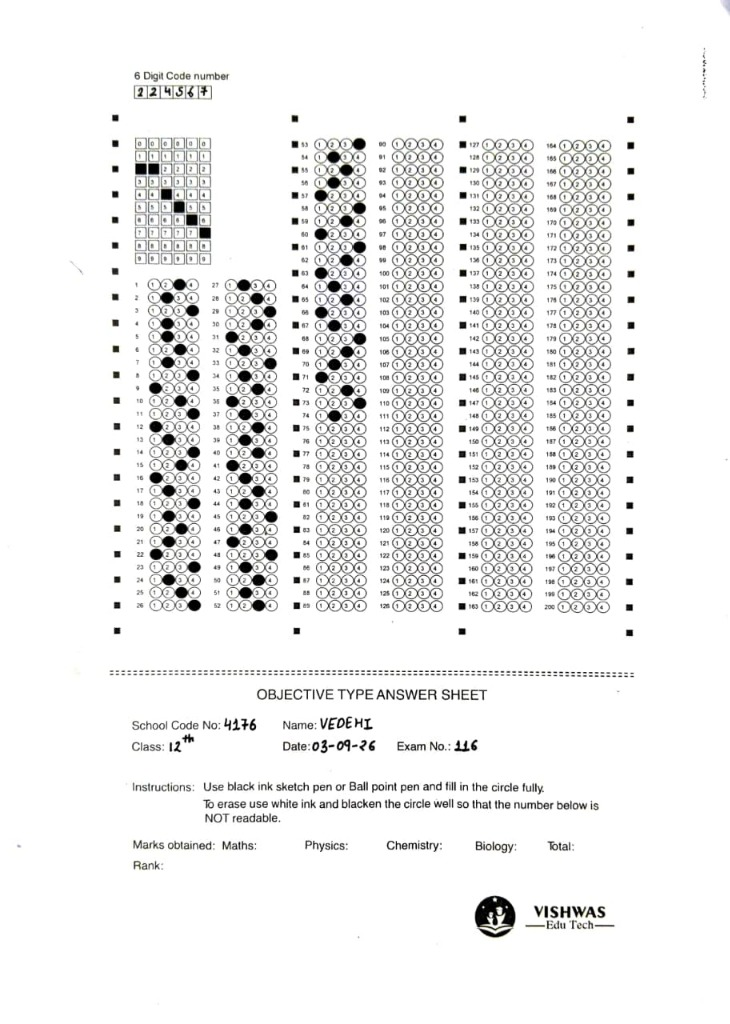
#> input picture apps/mobile/assets/samples/sample_1_vedehi_224567.jpg, 730 x 1024 px
$ python -i detect_page.py   (imports and definitions only)
#> lines starting #> are read from the running program, lines starting #| are printed output that depends on the picture; after the words box and inside, x2 and y2 are one past the last pixel; in counts of white or black regions, pixels touching at a corner belong together
"""
Document boundary and contour detector for OMR sheets matching OMRChecker CropPage.
"""
import cv2
import numpy as np
from typing import Optional, Tuple, List


# [28 lines left out: functions order_points, angle, check_max_cosine, not called in this run]


def detect_document_corners(gray_image: np.ndarray) -> np.ndarray:
    """
    Industrial-Grade OMR Page Boundary Detector (matching OMRChecker CropPage):
    1. First detects physical A4 paper boundaries on camera capture frames.
    2. Validates quad geometry (aspect ratio, rectangle max cosine).
    3. Validates corner fiducials if physical markers span the outer margins (>70% width/height).
    4. Seamlessly falls back to full image bounds for tight crops / digital scans.
    """
    h, w = gray_image.shape[:2]
#> h = 1024; w = 730

    # Strategy 1: OMRChecker CropPage paper contour analysis
    try:
        norm = cv2.normalize(gray_image, None, 0, 255, cv2.NORM_MINMAX)
        blurred = cv2.GaussianBlur(norm, (5, 5), 0)
        _, trunc = cv2.threshold(blurred, 205, 255, cv2.THRESH_TRUNC)
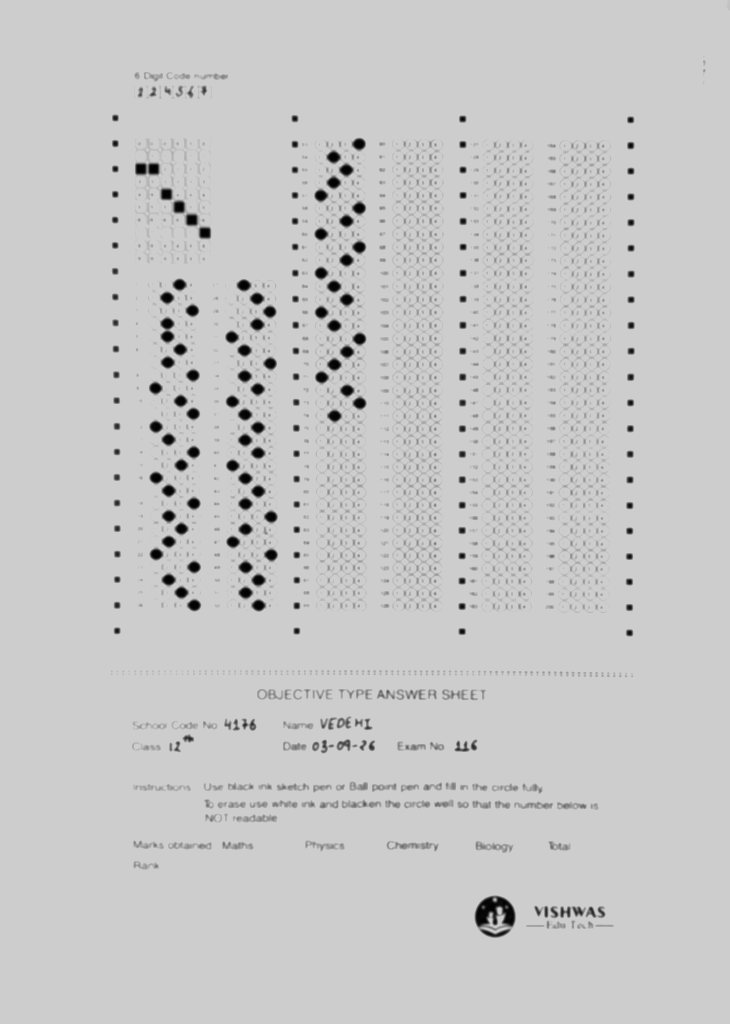
#> trunc: shape (1024, 730); min 1, max 205, mean 199.7
        trunc_norm = cv2.normalize(trunc, None, 0, 255, cv2.NORM_MINMAX)
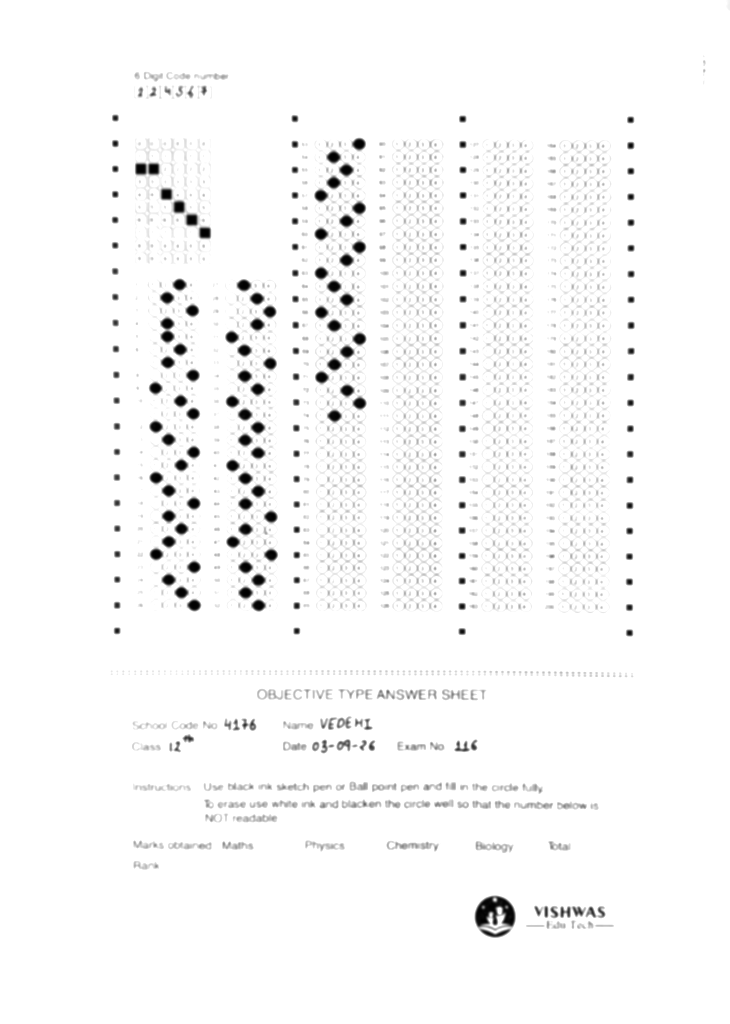
#> trunc_norm: shape (1024, 730); min 0, max 255, mean 248.3

        kernel = cv2.getStructuringElement(cv2.MORPH_RECT, (10, 10))
        closed = cv2.morphologyEx(trunc_norm, cv2.MORPH_CLOSE, kernel)
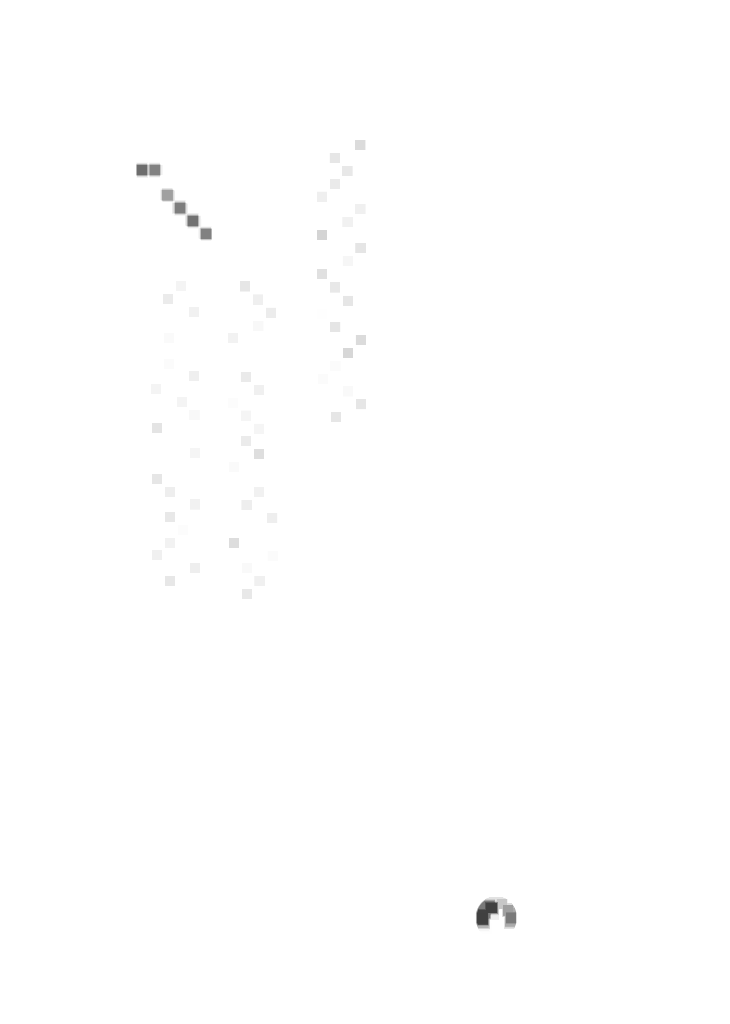
#> closed: shape (1024, 730); min 64, max 255, mean 254.6
        edge = cv2.Canny(closed, 35, 140)
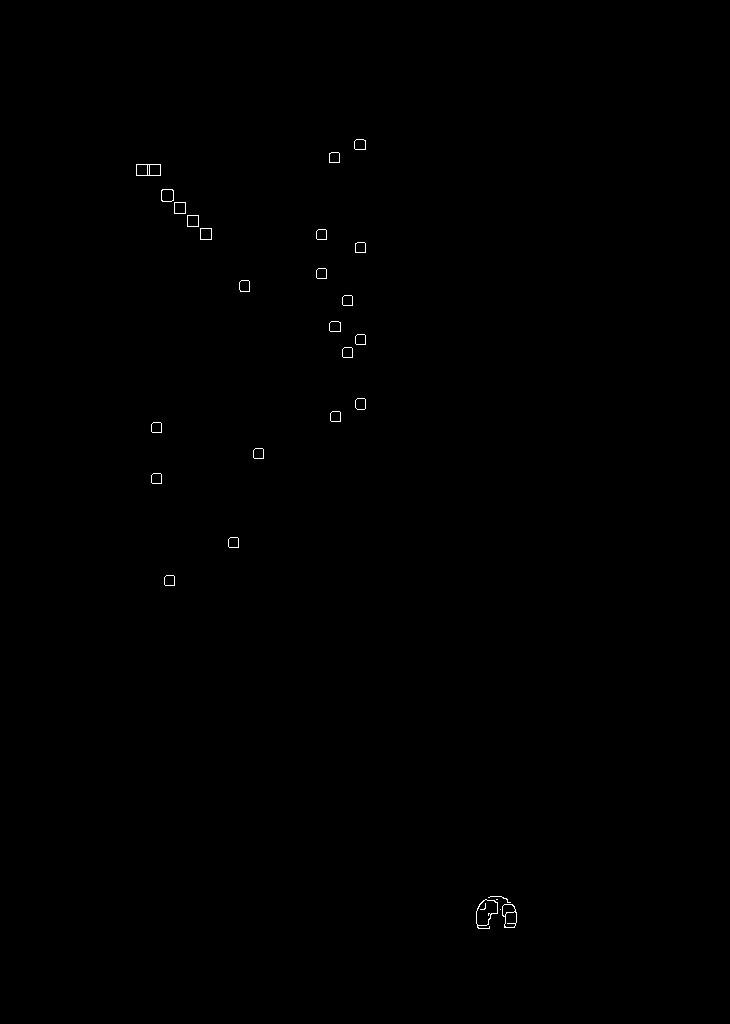
#> edge: shape (1024, 730); 0.15% white in thin lines or dots, all inside (x1, y1, x2, y2) = (136, 139, 517, 929)

        contours, _ = cv2.findContours(edge, cv2.RETR_LIST, cv2.CHAIN_APPROX_SIMPLE)
#> contours = 55 contours, 4 with area under 20; largest, box (x1, y1, x2, y2) and area: (476, 899, 498, 929) 397, (476, 899, 498, 926) 380, (502, 904, 517, 928) 270, (136, 164, 161, 176) 264, (504, 911, 517, 928) 158
        if contours:
            hull_cnts = [cv2.convexHull(c) for c in contours]
#> hull_cnts = 55 contours, 3 with area under 20; largest, box (x1, y1, x2, y2) and area: (476, 899, 498, 929) 498, (476, 899, 498, 926) 416, (502, 904, 517, 928) 292, (136, 164, 161, 176) 264, (504, 911, 517, 928) 167
            hull_cnts = sorted(hull_cnts, key=cv2.contourArea, reverse=True)[:6]
#> hull_cnts = 6 contours; box (x1, y1, x2, y2) and area: (476, 899, 498, 929) 498, (476, 899, 498, 926) 416, (502, 904, 517, 928) 292, (136, 164, 161, 176) 264, (504, 911, 517, 928) 167, (161, 189, 174, 202) 142

            min_page_area = (w * h) * 0.30
#> min_page_area = 224256
            for c in hull_cnts:
                area = cv2.contourArea(c)
                if area < min_page_area:
                    continue

                peri = cv2.arcLength(c, True)
                approx = cv2.approxPolyDP(c, 0.03 * peri, True)

                if len(approx) == 4:
                    pts = approx.reshape(4, 2)
                    if check_max_cosine(pts):
                        ordered = order_points(pts)
                        ch_w = np.linalg.norm(ordered[1] - ordered[0])
                        ch_h = np.linalg.norm(ordered[3] - ordered[0])
                        aspect = ch_h / ch_w if ch_w > 0 else 0
                        # Check valid portrait/landscape sheet aspect ratio
                        if ch_w > 100 and ch_h > 100 and (0.50 <= aspect <= 2.2):
                            # If contour fills > 92% of image, it's already a full scan crop
                            if area > (w * h) * 0.92:
                                break
                            return ordered
#> this loop made 6 passes
#> area on passes 1, 2, 3, 5, 6: 498, 416.5, 291.5, 167, 141.5
#> (c, area) on pass 4: ([[160, 164], [160, 175], [136, 175], [136, 164]], 264)
    except Exception:
        pass

    # Strategy 2: 4 Outer Corner Fiducial Markers (strictly validated)
    fiducials = detect_fiducial_markers(gray_image)
    if fiducials is not None and len(fiducials) == 4:
        return order_points(fiducials)

    # Strategy 3: Full Image Boundary Fallback (for direct scan/upload)
    return np.array([
        [0.0, 0.0],
        [float(w - 1), 0.0],
        [float(w - 1), float(h - 1)],
        [0.0, float(h - 1)]
    ], dtype="float32")


def detect_fiducial_markers(gray_image: np.ndarray) -> Optional[np.ndarray]:
    """Find 4 corner registration markers near the outer quadrants with strict geometric validation."""
    h, w = gray_image.shape[:2]
#> h = 1024; w = 730
    _, thresh = cv2.threshold(gray_image, 0, 255, cv2.THRESH_BINARY_INV | cv2.THRESH_OTSU)
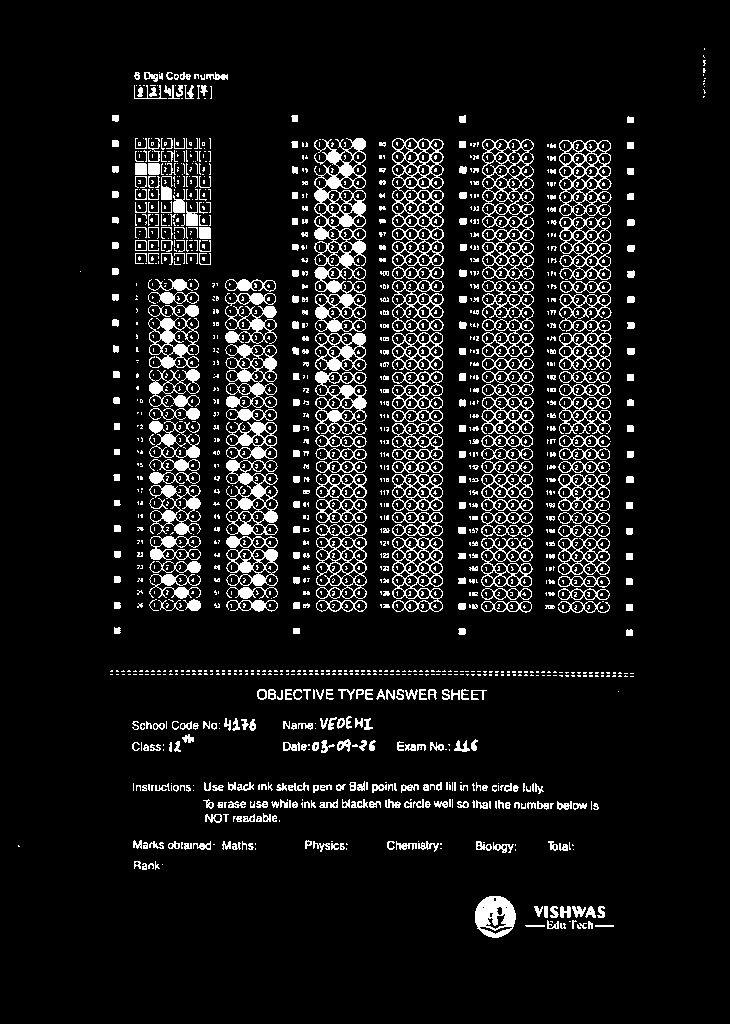
#> thresh: shape (1024, 730); 9.4% white; 1930 white regions (1451 under 20 px)
    contours, _ = cv2.findContours(thresh, cv2.RETR_TREE, cv2.CHAIN_APPROX_SIMPLE)
#> contours = 2983 contours, 1848 with area under 20; largest, box (x1, y1, x2, y2) and area: (314, 138, 366, 332) 7008, (482, 139, 534, 280) 5980, (392, 138, 444, 279) 5916, (559, 140, 612, 216) 3308, (392, 537, 443, 612) 3134

    candidates = []
    min_area = (w * h) * 0.0001
#> min_area = 74.75
    max_area = (w * h) * 0.03
#> max_area = 22425.6

    for cnt in contours:
        area = cv2.contourArea(cnt)
        if min_area < area < max_area:
            peri = cv2.arcLength(cnt, True)
            approx = cv2.approxPolyDP(cnt, 0.04 * peri, True)
            if len(approx) == 4:
                x, y, cw, ch = cv2.boundingRect(approx)
                aspect_ratio = float(cw) / float(ch) if ch > 0 else 0
                if 0.70 <= aspect_ratio <= 1.30:
                    M = cv2.moments(cnt)
                    if M["m00"] != 0:
                        cX = float(M["m10"] / M["m00"])
                        cY = float(M["m01"] / M["m00"])
                        candidates.append((cX, cY))
#> this loop made 2983 passes
#> (area, peri, approx, x, y, cw, ch, aspect_ratio) on passes 605, 614, 650, 659, 684: (425, 129.9, [[481, 604], [484, 611], [531, 608], [528, 601]], 481, 601, 51, 11, 4.64), (435.5, 133, [[316, 603], [321, 611], [366, 607], [362, 600]], 316, 600, 51, 12, 4.25), (432, 137.5, [[558, 591], [561, 599], [609, 595], [605, 589]], 558, 589, 52, 11, 4.73), (435, 134.4, [[481, 592], [485, 599], [531, 596], [527, 588]], 481, 588, 51, 12, 4.25), (431.5, 136.5, [[558, 579], [560, 586], [609, 583], [605, 576]], 558, 576, 52, 11, 4.73)
#> (area, peri, approx) on passes 21, 600, 623, 668: (107, 75.94, [[479, 927], [512, 927], [495, 934]]), (249.5, 198.6, [[558, 604], [609, 608]]), (333, 165.2, [[226, 604], [277, 607], [274, 600]]), (142.5, 217.9, [[226, 592], [277, 594]])
#> after the loop, candidates = [(172.3, 343), (140.5, 245), (140.4, 245.1), (204.5, 232.5), (584.9, 248.5), (153.5, 168.5), (140.5, 168.5)]

    if len(candidates) < 4:
        return None

    mid_x, mid_y = w / 2.0, h / 2.0
#> mid_x = 365; mid_y = 512
    tl = [c for c in candidates if c[0] < mid_x * 0.7 and c[1] < mid_y * 0.7]
#> tl = [(172.3, 343), (140.5, 245), (140.4, 245.1), (204.5, 232.5), (153.5, 168.5), (140.5, 168.5)]
    tr = [c for c in candidates if c[0] >= mid_x * 1.3 and c[1] < mid_y * 0.7]
#> tr = [(584.9, 248.5)]
    br = [c for c in candidates if c[0] >= mid_x * 1.3 and c[1] >= mid_y * 1.3]
#> br = []
    bl = [c for c in candidates if c[0] < mid_x * 0.7 and c[1] >= mid_y * 1.3]
#> bl = []

    if tl and tr and br and bl:
        pts = np.array([
            min(tl, key=lambda p: p[0] + p[1]),
            max(tr, key=lambda p: p[0] - p[1]),
            max(br, key=lambda p: p[0] + p[1]),
            min(bl, key=lambda p: p[0] - p[1]),
        ], dtype="float32")

        # Verify markers span at least 70% of width and 70% of height
        xs = [p[0] for p in pts]
        ys = [p[1] for p in pts]
        span_x = (max(xs) - min(xs)) / float(w)
        span_y = (max(ys) - min(ys)) / float(h)
        if span_x >= 0.70 and span_y >= 0.70:
            return pts

    return None

>>> import cv2
>>> picture = cv2.imread('../../../../apps/mobile/assets/samples/sample_1_vedehi_224567.jpg', cv2.IMREAD_GRAYSCALE)
>>> result = detect_document_corners(picture)
#> result = [[0, 0], [729, 0], [729, 1023], [0, 1023]]
